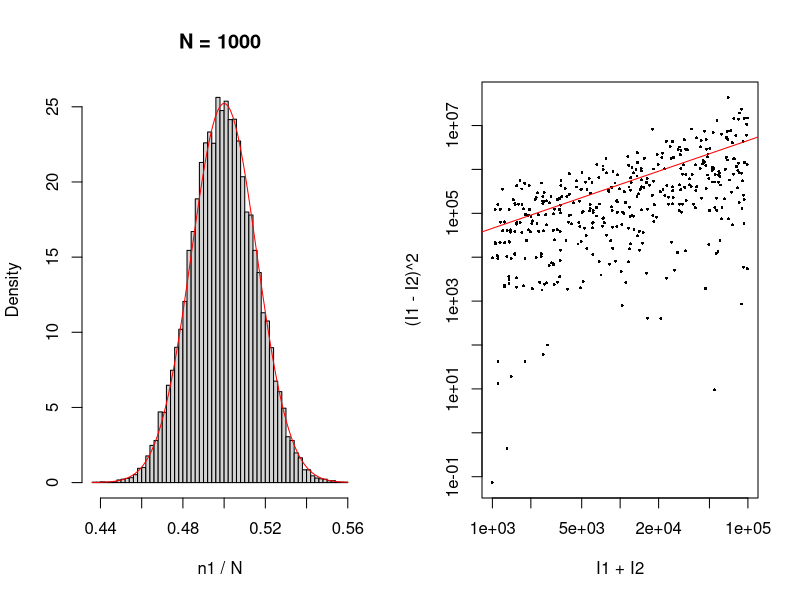

Here is the R script that generated this plot:
# Binomial partitioning at division and the calibration of single-molecule brightness from the
# daughter-to-daughter differences, <(I1 - I2)^2> = alpha (I1 + I2).
set.seed(11)

# A: fraction received by one daughter for N = 10, 100, 1000
par(mfrow = c(1, 2))
f <- rbinom(20000, 1000, 0.5) / 1000
hist(f, breaks = 60, freq = FALSE, xlab = "n1 / N", main = "N = 1000")
curve(dnorm(x, 0.5, 0.5 / sqrt(1000)), add = TRUE, col = "red")
for (N in c(10, 100, 1000)) cat(N, sd(rbinom(20000, N, 0.5) / N), 0.5 / sqrt(N), "\n")

# B: simulated calibration experiment
alpha <- 50
N <- as.integer(exp(runif(400, log(20), log(2000))))
n1 <- rbinom(length(N), N, 0.5)
I1 <- alpha * n1 * (1 + 0.005 * rnorm(length(N)))
I2 <- alpha * (N - n1) * (1 + 0.005 * rnorm(length(N)))
It <- I1 + I2; dI2 <- (I1 - I2)^2
plot(It, dI2, log = "xy", pch = 16, cex = 0.4, xlab = "I1 + I2", ylab = "(I1 - I2)^2")
alpha_hat <- mean(dI2 / It)
abline(log10(alpha_hat), 1, col = "red")   # straight line of slope 1 on log axes
print(alpha_hat)                            # close to the true value 50
print(coef(lm(dI2 ~ 0 + It)))              # least squares, dominated by the brightest cells
